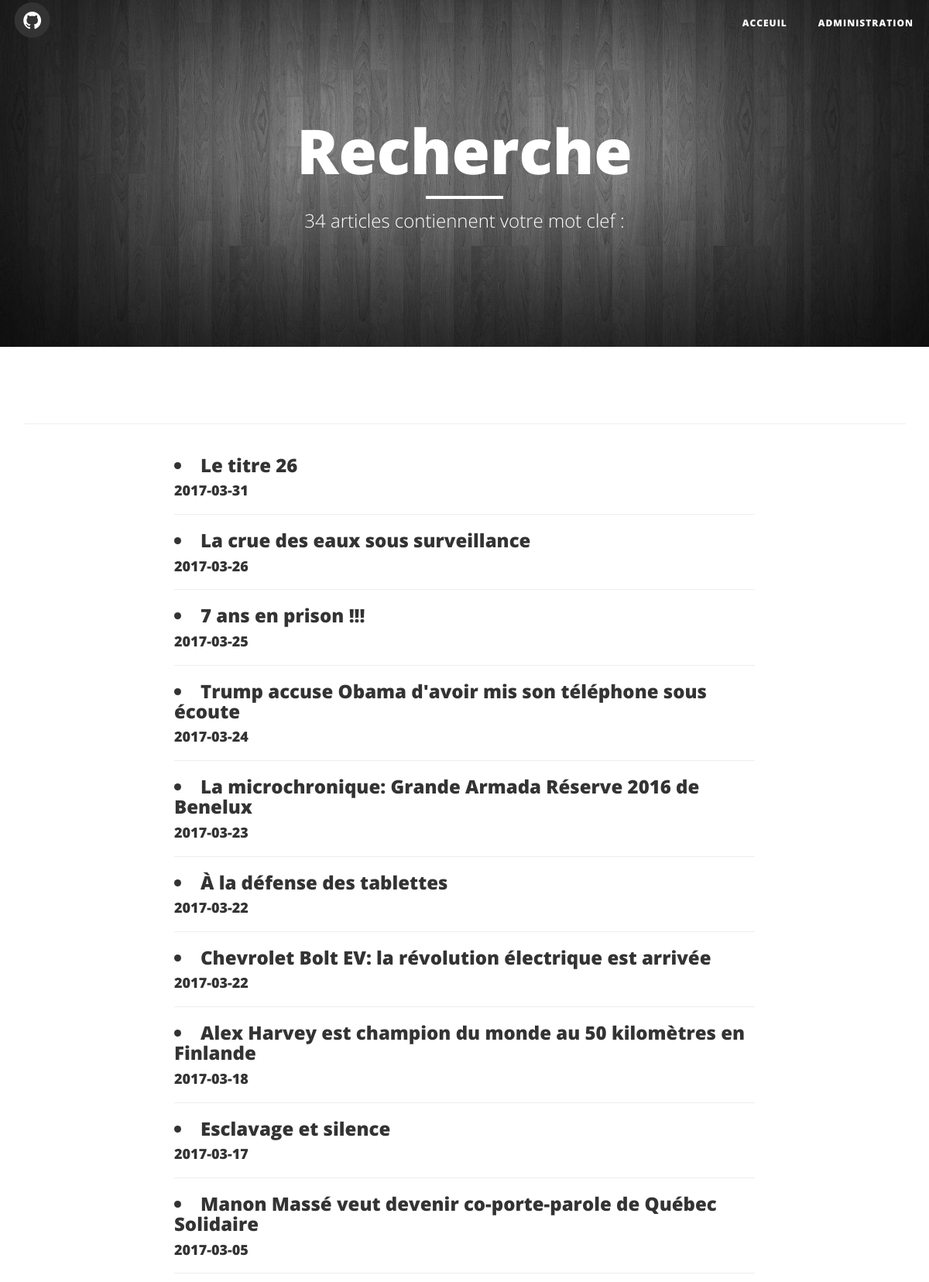
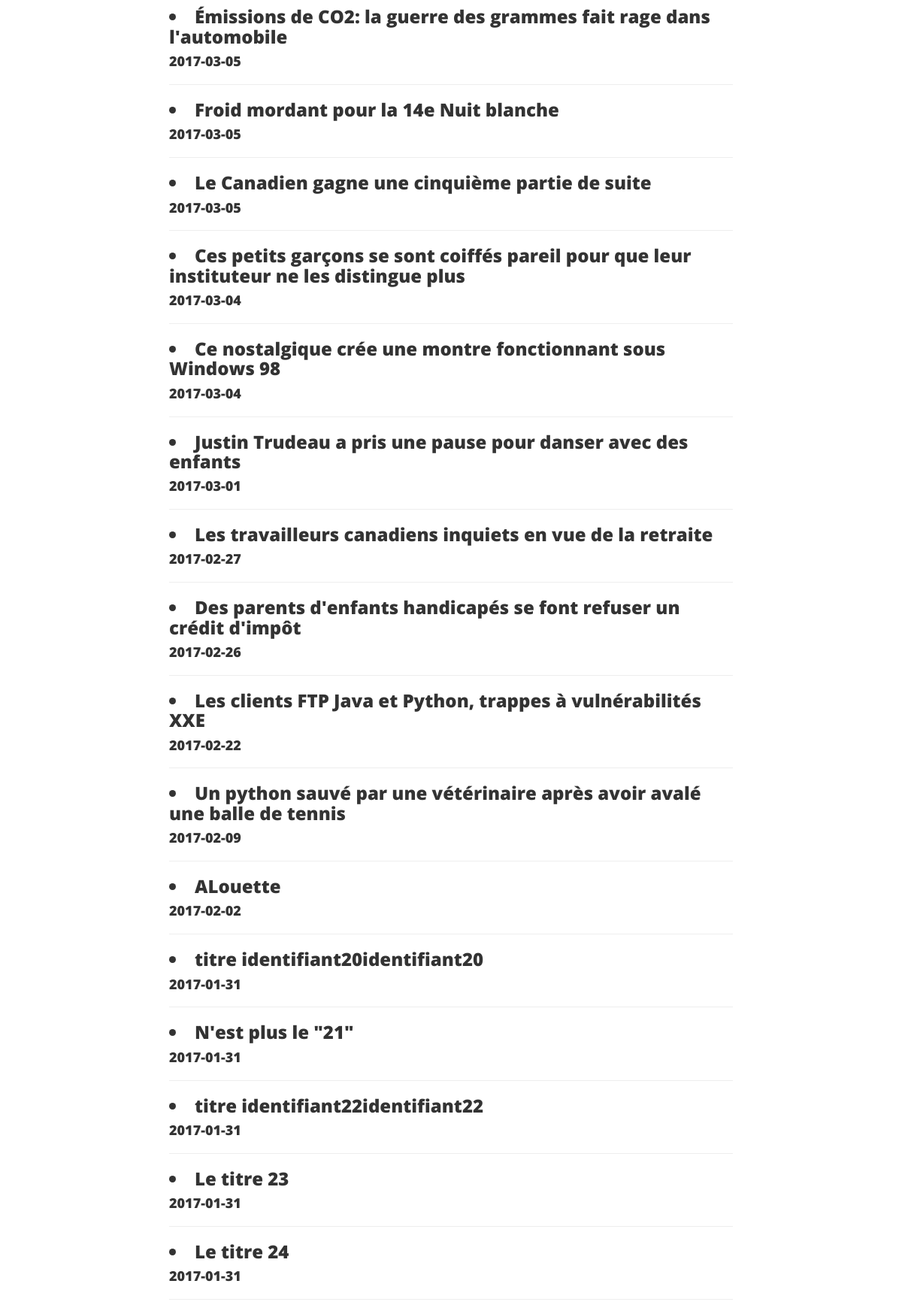
The page /recherche (upper part) on the database its author committed (2 pictures, top to bottom).
### tables this page shows
CREATE TABLE article (
  id integer primary key,
  titre varchar(100),
  identifiant varchar(50),
  auteur varchar(100),
  date_publication text,
  paragraphe varchar(500)
);

### index.py (the view)
@app.route('/recherche')
def get_recherche_article():
    valeur_recherche = request.args.get('valeur_recherche','')
    articles = get_db().get_recherche_article(valeur_recherche)
    if len(articles) == 0:
        return render_template('aucun_article.html', titre="Aucun article",
                           sous_titre= u"Aucun article ne contient le mot clef : {0}".format(valeur_recherche))
    else:
        if len(articles) == 1:
            sous_titre = u"1 article contient votre mot clef : {0}".format(valeur_recherche)
        else:
            sous_titre = u"{0} articles contiennent votre mot clef : {1}".format(len(articles), valeur_recherche)
        return render_template('rechercheArticles.html',titre="Recherche", sous_titre=sous_titre, valeur_recherche=valeur_recherche, articles=articles)

### database.py (called while the page is built)
def build_dictionary_list(curseur):
    liste_article = []
    for row in curseur:
        dict_article = {}
        for i in range(0, len(row)):
            dict_article[curseur.description[i][0]] = row[i]
        liste_article.append(dict_article)
    return liste_article

    def get_connection(self):
        if self.connection is None:
            self.connection = sqlite3.connect('db/crm.db')
        return self.connection

    def disconnect(self):
        if self.connection is not None:
            self.connection.close()

    def get_recherche_article(self, valeur_recherche):
        cursor = self.get_connection().cursor()
        cursor.execute("select titre, date_publication, identifiant "
                       "from article "
                       "where date_publication <= date('now','localtime') and "
                       "      (titre like ? or paragraphe like ?) "
                       "Order by date_publication Desc",
                       ("%"+valeur_recherche+"%", "%"+valeur_recherche+"%"))
        return build_dictionary_list(cursor)

### index.py (called while the page is built)
def get_db():
    db = getattr(g, '_database', None)
    if db is None:
        g._database = Database()
    return g._database

@app.teardown_appcontext
def close_connection(exception):
    db = getattr(g, '_database', None)
    if db is not None:
        db.disconnect()

### templates/rechercheArticles.html (shortened to what this page needs)
{% extends "HeaderFooter.html" %}
{% block content %}
    <div class="container">
		<br/>
		<hr/>
        <div class="row">
            <div class="col-lg-8 col-lg-offset-2 col-md-10 col-md-offset-1">
                <div class="post-preview">
                    {% for article in articles %}
                        <h3 class="titre-article">
                            <a href="/article/{{ article.identifiant }}"><li>{{ article.titre }}</a>
                            <h4 class="sous-titre-article">
                                {{ article.date_publication }}
                            </h4>
                        </h3>
                        <hr/>
                    {% endfor %}
                </div>
            </div>
        </div>
    </div>
{% endblock %}

### static/css/clean-blog.css (style rules this page uses)
body { font-family: 'Lora', 'Times New Roman', serif; font-size: 20px; color: #333333; }
h1, h2, h3, h4, h5, h6 { font-family: 'Open Sans', 'Helvetica Neue', Helvetica, Arial, sans-serif; font-weight: 800; }
a { color: #333333; }
body { -webkit-tap-highlight-color: #0085A1; }

### rows shown on the page
article: titre "Le titre 26", date_publication "2017-03-31"
article: titre "La crue des eaux sous surveillance", date_publication "2017-03-26"
article: titre "7 ans en prison !!!", date_publication "2017-03-25"
article: titre "Trump accuse Obama d'avoir mis son téléphone sous écoute", date_publication "2017-03-24"
article: titre "La microchronique: Grande Armada Réserve 2016 de Benelux", date_publication "2017-03-23"
article: titre "À la défense des tablettes", date_publication "2017-03-22"
article: titre "Chevrolet Bolt EV: la révolution électrique est arrivée", date_publication "2017-03-22"
article: titre "Alex Harvey est champion du monde au 50 kilomètres en Finlande", date_publication "2017-03-18"
article: titre "Esclavage et silence", date_publication "2017-03-17"
article: titre "Manon Massé veut devenir co-porte-parole de Québec Solidaire", date_publication "2017-03-05"
article: titre "Émissions de CO2: la guerre des grammes fait rage dans l'automobile", date_publication "2017-03-05"
article: titre "Froid mordant pour la 14e Nuit blanche", date_publication "2017-03-05"
article: titre "Le Canadien gagne une cinquième partie de suite", date_publication "2017-03-05"
article: titre "Ces petits garçons se sont coiffés pareil pour que leur instituteur ne les distingue plus", date_publication "2017-03-04"
article: titre "Ce nostalgique crée une montre fonctionnant sous Windows 98", date_publication "2017-03-04"
article: titre "Justin Trudeau a pris une pause pour danser avec des enfants", date_publication "2017-03-01"
article: titre "Les travailleurs canadiens inquiets en vue de la retraite", date_publication "2017-02-27"
article: titre "Des parents d'enfants handicapés se font refuser un crédit d'impôt", date_publication "2017-02-26"
article: titre "Les clients FTP Java et Python, trappes à vulnérabilités XXE", date_publication "2017-02-22"
article: titre "Un python sauvé par une vétérinaire après avoir avalé une balle de tennis", date_publication "2017-02-09"
article: titre "ALouette", date_publication "2017-02-02"
article: titre "titre identifiant20identifiant20", date_publication "2017-01-31"
article: titre "N'est plus le \"21\"", date_publication "2017-01-31"
article: titre "titre identifiant22identifiant22", date_publication "2017-01-31"
article: titre "Le titre 23", date_publication "2017-01-31"
article: titre "Le titre 24", date_publication "2017-01-31"

### other values the page prints
{{ titre }} "Recherche"
{{ sous_titre }} "34 articles contiennent votre mot clef :"
